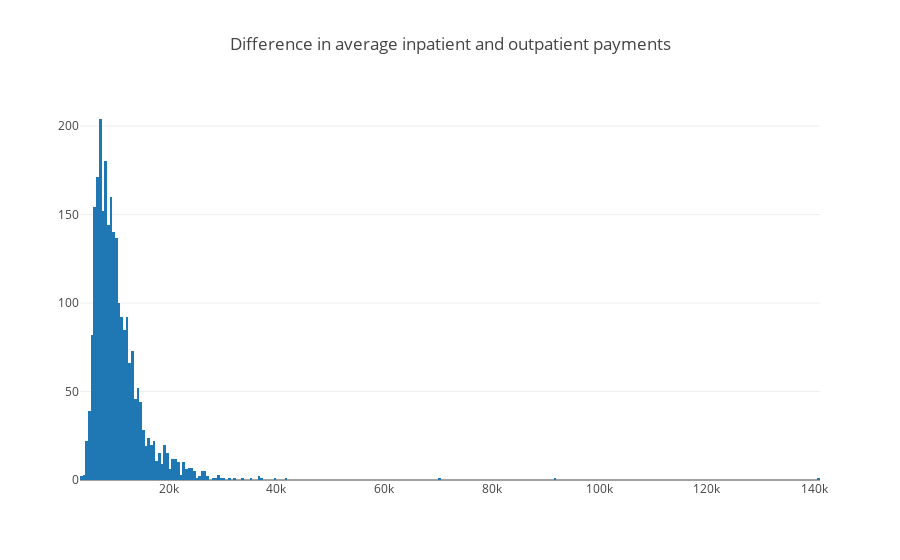

Here is the notebook cell this chart was saved with:
### Markdown cell above
**Inference**  
> Florida has the highest gap in number of male vs female beneficiaries with about 30,000 more female beneficiaries  
> Alaska, Purto Rico, Hawaii, Wyoming has the lowest

### 3.3 Difference in Average Inpatient payment and Average Outpatient payments

### Code cell
query3_a = """SELECT provider_id, avg(average_total_payments) as average_outpatient_payments
FROM `bigquery-public-data.cms_medicare.outpatient_charges_2014` group by provider_id;"""
outp = medicare.query_to_pandas_safe(query3_a)

query3_b = """SELECT provider_id, avg(average_total_payments) as average_inpatient_payments
FROM `bigquery-public-data.cms_medicare.inpatient_charges_2014` group by provider_id;"""
inp = medicare.query_to_pandas_safe(query3_b)

merged = outp.merge(inp, on="provider_id", how = 'inner')
merged["difference"] = merged["average_inpatient_payments"] - merged['average_outpatient_payments']

tracex = go.Histogram(x = merged["difference"]) 
fig = go.Figure(data = [tracex])
fig['layout'].update(height=400, showlegend=False, title="Difference in average inpatient and outpatient payments");
iplot(fig, filename='simple-subplot');

### Figure 1 — Plotly figure (JSON) as saved in the notebook; plotly's stock layout.template omitted (floating-point values rounded to 4 significant figures; data arrays with more than 128 entries replaced by an {"elided": "..."} marker saying what was removed)
{"data": [{"x": {"elided": "2535 float values"}, "type": "histogram", "uid": "0480ec56-fda7-11eb-9659-0242ac130202"}], "layout": {"showlegend": false, "title": {"text": "Difference in average inpatient and outpatient payments"}, "xaxis": {"type": "linear", "range": [3500, 141000], "autorange": true}, "yaxis": {"range": [0, 214.7], "autorange": true}, "autosize": true}}
